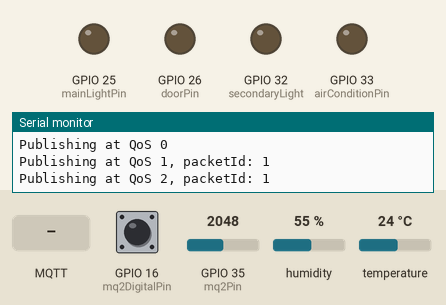
This program was run on a simulated ESP32. Parts: output pins drawn as LEDs (lit = HIGH), the last lines printed to the serial monitor. The test bench sets the inputs (shaded band); at power-on: GPIO 16 (mq2DigitalPin) HIGH, GPIO 35 (mq2Pin) = 2048, humidity 55 %, temperature 24 °C. WiFi joins after 1.5 s; servers stay silent unless stated; no MQTT or app messages arrive unless stated.

Above: at 2.4 s.
2.5 s: MQTT message "on" arrives on the second subscribed topic
At 3.7 s:
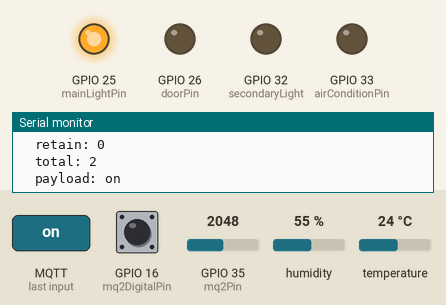
4.0 s: MQTT message "on" arrives on the third subscribed topic
At 5.0 s:
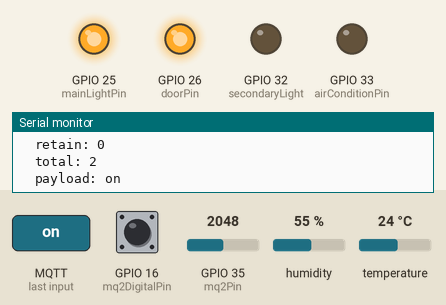
5.5 s: MQTT message "1" arrives on the second subscribed topic
At 6.2 s:
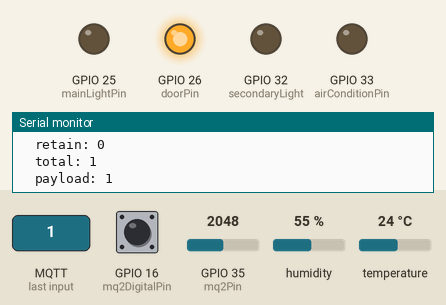
7.0 s: MQTT message "1" arrives on the third subscribed topic
At 7.3 s:
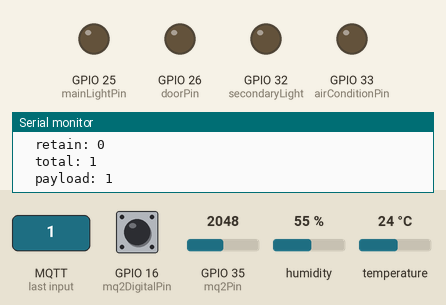
Timing chart, 0 to 9.5 s (numbered marks = the images above; inputs shaded):
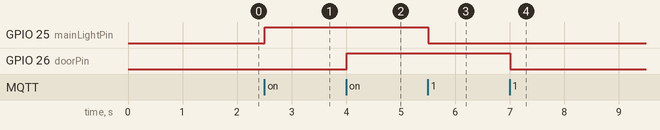

Measured:
- after the input at 2.5 s, GPIO 25 (mainLightPin): LOW → HIGH at once
- after the input at 4.0 s, GPIO 26 (doorPin): LOW → HIGH at once
- after the input at 5.5 s, GPIO 25 (mainLightPin): HIGH → LOW at once
- after the input at 7.0 s, GPIO 26 (doorPin): HIGH → LOW at once

The program:

main.cpp
```cpp
/*
This example uses FreeRTOS softwaretimers as there is no built-in Ticker library
*/

// KArrem Joined the Team

#include <WiFi.h>
extern "C"
{
#include "freertos/FreeRTOS.h"
#include "freertos/timers.h"
}
#include <AsyncMqttClient.h>
#include <DHTesp.h>
#include <ArduinoOTA.h>
#include <Ticker.h>

#define WIFI_SSID "Zaicon"
#define WIFI_PASSWORD "zizo1976"

#define MQTT_HOST IPAddress(192, 168, 1, 130)
#define MQTT_PORT 1883

const char *ESP_Hostname = "dia-room-controller";

AsyncMqttClient mqttClient;
TimerHandle_t mqttReconnectTimer;
TimerHandle_t wifiReconnectTimer;
DHTesp dht;
ComfortState cf;
Ticker publisherTicker;

int fanPowerPin = 14;    // Fan Pin
int mq2DigitalPin = 16;  // Smoke Detector Digital Pin
int dhtPin = 17;         // Temperature Sensor Pin
int mainLightPin = 25;   // main Light Pin
int doorPin = 26;        // Door Lock Pin
int secondaryLight = 32; // Secondary Light Pin
int airConditionPin = 33;
int mq2Pin = 35; // Smoke Detector Analog Pin

const char *controllerTopic = "dia-room/";
const char *command = "/command";
const char *status = "/status";
const char *sensors[5] = {"mainLight", "door", "secondaryLight", "airCondition", "fanPower"};
const int pinNumbers[5] = {mainLightPin, doorPin, secondaryLight, airConditionPin, fanPowerPin};
int sensorArrSize = sizeof(sensors) / sizeof(sensors[0]);

bool getTemperature()
{
  // Reading temperature for humidity takes about 250 milliseconds!
  // Sensor readings may also be up to 2 seconds 'old' (it's a very slow sensor)
  TempAndHumidity newValues = dht.getTempAndHumidity();
  // Check if any reads failed and exit early (to try again).
  if (dht.getStatus() != 0)
  {
    Serial.println("DHT11 error status: " + String(dht.getStatusString()));
    return false;
  }

  float heatIndex = dht.computeHeatIndex(newValues.temperature, newValues.humidity);
  float dewPoint = dht.computeDewPoint(newValues.temperature, newValues.humidity);
  //  float cr = dht.getComfortRatio(cf, newValues.temperature, newValues.humidity);

  String comfortStatus;
  switch (cf)
  {
  case Comfort_OK:
    comfortStatus = "OK";
    break;
  case Comfort_TooHot:
    comfortStatus = "Too Hot";
    break;
  case Comfort_TooCold:
    comfortStatus = "Too Cold";
    break;
  case Comfort_TooDry:
    comfortStatus = "Too Dry";
    break;
  case Comfort_TooHumid:
    comfortStatus = "Too Humid";
    break;
  case Comfort_HotAndHumid:
    comfortStatus = "Hot & Humid";
    break;
  case Comfort_HotAndDry:
    comfortStatus = "Hot & Dry";
    break;
  case Comfort_ColdAndHumid:
    comfortStatus = "Cold & Humid";
    break;
  case Comfort_ColdAndDry:
    comfortStatus = "Cold & Dry";
    break;
  default:
    comfortStatus = "Unknown:";
    break;
  };

  // Serial.println(" T:" + String(newValues.temperature) + " H:" + String(newValues.humidity) + " I:" + String(heatIndex) + " D:" + String(dewPoint) + " " + comfortStatus);

  mqttClient.publish("dia-room/temperature/value", 2, false, String(newValues.temperature).c_str());
  mqttClient.publish("dia-room/humidity/value", 2, false, String(newValues.humidity).c_str());
  mqttClient.publish("dia-room/comfort/value", 2, false, comfortStatus.c_str());

  return true;
}
void getGasLevel()
{
  int mq2SensorValue = analogRead(mq2Pin);
  int mq2DigitalPinValue = digitalRead(mq2DigitalPin);

  mqttClient.publish("dia-room/gas/value", 2, false, String(mq2SensorValue).c_str());
  mqttClient.publish("dia-room/gas/status", 2, false, String(mq2DigitalPinValue).c_str());
}

void getReadings()
{
  getTemperature();
  getGasLevel();
}
void connectToWifi()
{
  WiFi.hostname(ESP_Hostname);
  Serial.println("Connecting to Wi-Fi...");
  WiFi.begin(WIFI_SSID, WIFI_PASSWORD);
}

void connectToMqtt()
{
  Serial.println("Connecting to MQTT...");
  mqttClient.connect();
}

void WiFiEvent(WiFiEvent_t event)
{
  Serial.printf("[WiFi-event] event: %d\n", event);
  switch (event)
  {
  case SYSTEM_EVENT_STA_GOT_IP:
    Serial.println("WiFi connected");
    Serial.println("IP address: ");
    Serial.println(WiFi.localIP());
    connectToMqtt();
    break;
  case SYSTEM_EVENT_STA_DISCONNECTED:
    Serial.println("WiFi lost connection");
    xTimerStop(mqttReconnectTimer, 0); // ensure we don't reconnect to MQTT while reconnecting to Wi-Fi
    xTimerStart(wifiReconnectTimer, 0);
    break;
  }
}

void onMqttConnect(bool sessionPresent)
{
  Serial.println("Connected to MQTT.");
  Serial.print("Session present: ");
  Serial.println(sessionPresent);
  uint16_t packetIdSub = mqttClient.subscribe("dia-room", 2);

  for (int i = 0; i < sensorArrSize; i++)
  {
    char subscribeTopics[100];
    strcpy(subscribeTopics, controllerTopic); // copy string one into the result.
    strcat(subscribeTopics, sensors[i]);      // append string two to the result.
    strcat(subscribeTopics, command);
    mqttClient.subscribe(subscribeTopics, 1);
  }

  Serial.print("Subscribing at QoS 2, packetId: ");
  Serial.println(packetIdSub);
  mqttClient.publish("Dia/Room", 0, true, "test 1");
  Serial.println("Publishing at QoS 0");
  uint16_t packetIdPub1 = mqttClient.publish("Dia/Room", 1, true, "test 2");
  Serial.print("Publishing at QoS 1, packetId: ");
  Serial.println(packetIdPub1);
  uint16_t packetIdPub2 = mqttClient.publish("dia-room/controller/status", 1, true, "online");

  Serial.print("Publishing at QoS 2, packetId: ");
  Serial.println(packetIdPub2);
  publisherTicker.attach(2, getReadings);
}

void onMqttDisconnect(AsyncMqttClientDisconnectReason reason)
{
  Serial.println("Disconnected from MQTT.");

  if (WiFi.isConnected())
  {
    xTimerStart(mqttReconnectTimer, 0);
  }
}

void onMqttSubscribe(uint16_t packetId, uint8_t qos)
{
  Serial.println("Subscribe acknowledged.");
  Serial.print("  packetId: ");
  Serial.println(packetId);
  Serial.print("  qos: ");
  Serial.println(qos);
}

void onMqttUnsubscribe(uint16_t packetId)
{
  Serial.println("Unsubscribe acknowledged.");
  Serial.print("  packetId: ");
  Serial.println(packetId);
}

void onMqttMessage(char *topic, char *payload, AsyncMqttClientMessageProperties properties, size_t len, size_t index, size_t total)
{

  Serial.println("Publish received.");
  Serial.print("  topic: ");
  Serial.println(topic);
  Serial.print("  qos: ");
  Serial.println(properties.qos);

  Serial.print("  retain: ");
  Serial.println(properties.retain);

  Serial.print("  total: ");
  Serial.println(total);
  Serial.print("  payload: ");
  Serial.println(payload);

  for (int i = 0; i < sensorArrSize; i++) // Loop through all sensor pins
  {
    char commandResult[100]; // Array to hold the command result

    strcpy(commandResult, controllerTopic); // copy string one into the result.
    strcat(commandResult, sensors[i]);      // append string two to the result.
    strcat(commandResult, command);         // append string two to the result.

    if (strcmp(topic, commandResult) == 0)
    {
      char statusResult[100];                // Array to hold the Status result
      strcpy(statusResult, controllerTopic); // copy string one into the result.
      strcat(statusResult, sensors[i]);      // append string two to the result.
      strcat(statusResult, status);          // append string two to the result.

      if (strcmp(payload, "on") == 0) // compare the payload if it is equals to the on/off
      {
        digitalWrite(pinNumbers[i], HIGH);               // turn on the pin
        mqttClient.publish(statusResult, 2, true, "on"); // publish the status
      }
      else
      {
        digitalWrite(pinNumbers[i], LOW);                 // turn off the pin
        mqttClient.publish(statusResult, 2, true, "off"); // publish the status
      }
    }
  }
}

void setup()
{
  pinMode(mainLightPin, OUTPUT);
  pinMode(doorPin, OUTPUT);
  pinMode(fanPowerPin, OUTPUT);
  pinMode(secondaryLight, OUTPUT);
  pinMode(airConditionPin, OUTPUT);

  pinMode(mq2DigitalPin, INPUT_PULLUP);
  Serial.begin(115200);
  Serial.println();
  Serial.println();

  mqttReconnectTimer = xTimerCreate("mqttTimer", pdMS_TO_TICKS(2000), pdFALSE, (void *)0, reinterpret_cast<TimerCallbackFunction_t>(connectToMqtt));
  wifiReconnectTimer = xTimerCreate("wifiTimer", pdMS_TO_TICKS(2000), pdFALSE, (void *)0, reinterpret_cast<TimerCallbackFunction_t>(connectToWifi));

  WiFi.onEvent(WiFiEvent);

  mqttClient.onConnect(onMqttConnect);
  mqttClient.onDisconnect(onMqttDisconnect);
  mqttClient.onSubscribe(onMqttSubscribe);
  mqttClient.onUnsubscribe(onMqttUnsubscribe);

  mqttClient.onMessage(onMqttMessage);
  mqttClient.setServer(MQTT_HOST, MQTT_PORT);
  mqttClient.setWill("dia-room/controller/status", 1, true, "offline");
  mqttClient.setClientId("dia-room-controller");
  mqttClient.setKeepAlive(7);

  dht.setup(dhtPin, DHTesp::DHT11);
  Serial.println("DHT initiated");

  connectToWifi();
  ArduinoOTA
      .onStart([]()
               {
      String type;
      if (ArduinoOTA.getCommand() == U_FLASH)
        type = "sketch";
      else // U_SPIFFS
        type = "filesystem";

      // NOTE: if updating SPIFFS this would be the place to unmount SPIFFS using SPIFFS.end()
      Serial.println("Start updating " + type); })
      .onEnd([]()
             { Serial.println("\nEnd"); })
      .onProgress([](unsigned int progress, unsigned int total)
                  { Serial.printf("Progress: %u%%\r", (progress / (total / 100))); })
      .onError([](ota_error_t error)
               {
      Serial.printf("Error[%u]: ", error);
      if (error == OTA_AUTH_ERROR) Serial.println("Auth Failed");
      else if (error == OTA_BEGIN_ERROR) Serial.println("Begin Failed");
      else if (error == OTA_CONNECT_ERROR) Serial.println("Connect Failed");
      else if (error == OTA_RECEIVE_ERROR) Serial.println("Receive Failed");
      else if (error == OTA_END_ERROR) Serial.println("End Failed"); });

  ArduinoOTA.begin();
}

void loop()
{
  ArduinoOTA.handle();
}
```
